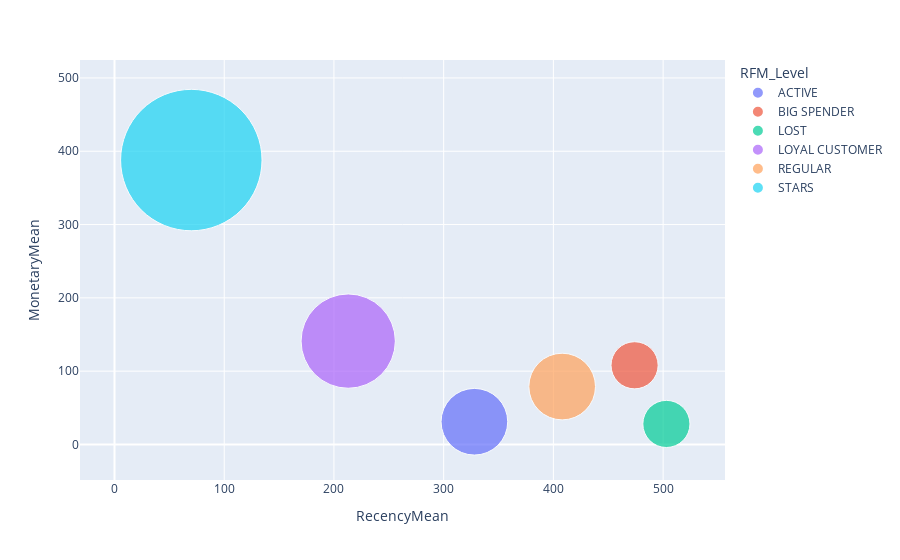

Notebook cell for this chart:
### Markdown cell above
- There's a significant overlap between the Big Spender, Regular, and Lost groups.

### Code cell
import plotly.express as px

fig = px.scatter(rfm_agg, x="RecencyMean", y="MonetaryMean", size="FrequencyMean", color="RFM_Level",
           hover_name="RFM_Level", size_max=100)
fig.show()

### Figure 1 — Plotly figure (JSON) as saved in the notebook; plotly's stock layout.template omitted (floating-point values rounded to 4 significant figures)
{"data": [{"hovertemplate": "<b>%{hovertext}</b><br><br>RFM_Level=ACTIVE<br>RecencyMean=%{x}<br>MonetaryMean=%{y}<br>FrequencyMean=%{marker.size}<extra></extra>", "hovertext": ["ACTIVE"], "legendgroup": "ACTIVE", "marker": {"color": "#636efa", "size": [2], "sizemode": "area", "sizeref": 0.0009, "symbol": "circle"}, "mode": "markers", "name": "ACTIVE", "orientation": "v", "showlegend": true, "type": "scatter", "x": [328], "xaxis": "x", "y": [31], "yaxis": "y"}, {"hovertemplate": "<b>%{hovertext}</b><br><br>RFM_Level=BIG SPENDER<br>RecencyMean=%{x}<br>MonetaryMean=%{y}<br>FrequencyMean=%{marker.size}<extra></extra>", "hovertext": ["BIG SPENDER"], "legendgroup": "BIG SPENDER", "marker": {"color": "#EF553B", "size": [1], "sizemode": "area", "sizeref": 0.0009, "symbol": "circle"}, "mode": "markers", "name": "BIG SPENDER", "orientation": "v", "showlegend": true, "type": "scatter", "x": [474], "xaxis": "x", "y": [108], "yaxis": "y"}, {"hovertemplate": "<b>%{hovertext}</b><br><br>RFM_Level=LOST<br>RecencyMean=%{x}<br>MonetaryMean=%{y}<br>FrequencyMean=%{marker.size}<extra></extra>", "hovertext": ["LOST"], "legendgroup": "LOST", "marker": {"color": "#00cc96", "size": [1], "sizemode": "area", "sizeref": 0.0009, "symbol": "circle"}, "mode": "markers", "name": "LOST", "orientation": "v", "showlegend": true, "type": "scatter", "x": [503], "xaxis": "x", "y": [28], "yaxis": "y"}, {"hovertemplate": "<b>%{hovertext}</b><br><br>RFM_Level=LOYAL CUSTOMER<br>RecencyMean=%{x}<br>MonetaryMean=%{y}<br>FrequencyMean=%{marker.size}<extra></extra>", "hovertext": ["LOYAL CUSTOMER"], "legendgroup": "LOYAL CUSTOMER", "marker": {"color": "#ab63fa", "size": [4], "sizemode": "area", "sizeref": 0.0009, "symbol": "circle"}, "mode": "markers", "name": "LOYAL CUSTOMER", "orientation": "v", "showlegend": true, "type": "scatter", "x": [213], "xaxis": "x", "y": [141], "yaxis": "y"}, {"hovertemplate": "<b>%{hovertext}</b><br><br>RFM_Level=REGULAR<br>RecencyMean=%{x}<br>MonetaryMean=%{y}<br>FrequencyMean=%{marker.size}<extra></extra>", "hovertext": ["REGULAR"], "legendgroup": "REGULAR", "marker": {"color": "#FFA15A", "size": [2], "sizemode": "area", "sizeref": 0.0009, "symbol": "circle"}, "mode": "markers", "name": "REGULAR", "orientation": "v", "showlegend": true, "type": "scatter", "x": [408], "xaxis": "x", "y": [79], "yaxis": "y"}, {"hovertemplate": "<b>%{hovertext}</b><br><br>RFM_Level=STARS<br>RecencyMean=%{x}<br>MonetaryMean=%{y}<br>FrequencyMean=%{marker.size}<extra></extra>", "hovertext": ["STARS"], "legendgroup": "STARS", "marker": {"color": "#19d3f3", "size": [9], "sizemode": "area", "sizeref": 0.0009, "symbol": "circle"}, "mode": "markers", "name": "STARS", "orientation": "v", "showlegend": true, "type": "scatter", "x": [70], "xaxis": "x", "y": [388], "yaxis": "y"}], "layout": {"legend": {"itemsizing": "constant", "title": {"text": "RFM_Level"}, "tracegroupgap": 0}, "margin": {"t": 60}, "xaxis": {"anchor": "y", "domain": [0, 1], "title": {"text": "RecencyMean"}}, "yaxis": {"anchor": "x", "domain": [0, 1], "title": {"text": "MonetaryMean"}}}}
